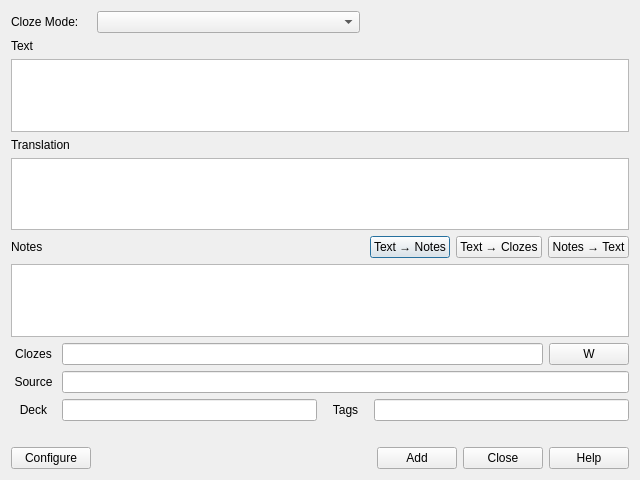
<?xml version="1.0" encoding="UTF-8"?>
<ui version="4.0">
 <author>Adam Mesha</author>
 <class>Dialog</class>
 <widget class="QDialog" name="Dialog">
  <property name="geometry">
   <rect>
    <x>0</x>
    <y>0</y>
    <width>640</width>
    <height>480</height>
   </rect>
  </property>
  <property name="windowTitle">
   <string>Add MCDs</string>
  </property>
  <layout class="QVBoxLayout" name="verticalLayout_3">
   <item>
    <layout class="QVBoxLayout" name="layMain" stretch="0,0,0,0,0,0,0">
     <property name="sizeConstraint">
      <enum>QLayout::SetMinAndMaxSize</enum>
     </property>
     <item>
      <layout class="QHBoxLayout" name="layModeModel">
       <item>
        <widget class="QLabel" name="lblMode">
         <property name="sizePolicy">
          <sizepolicy hsizetype="Minimum" vsizetype="Minimum">
           <horstretch>0</horstretch>
           <verstretch>0</verstretch>
          </sizepolicy>
         </property>
         <property name="minimumSize">
          <size>
           <width>60</width>
           <height>0</height>
          </size>
         </property>
         <property name="maximumSize">
          <size>
           <width>80</width>
           <height>16777215</height>
          </size>
         </property>
         <property name="text">
          <string>Cloze Mode:</string>
         </property>
         <property name="alignment">
          <set>Qt::AlignLeading|Qt::AlignLeft|Qt::AlignVCenter</set>
         </property>
        </widget>
       </item>
       <item>
        <widget class="QComboBox" name="cmbMode"/>
       </item>
       <item>
        <layout class="QHBoxLayout" name="layModelChooser">
         <item>
          <widget class="QWidget" name="modelArea" native="true"/>
         </item>
        </layout>
       </item>
      </layout>
     </item>
     <item>
      <layout class="QVBoxLayout" name="layNotesText">
       <item>
        <widget class="QLabel" name="lblText">
         <property name="text">
          <string>Text</string>
         </property>
        </widget>
       </item>
       <item>
        <widget class="QPlainTextEdit" name="pteText">
         <property name="font">
          <font>
           <family>Arial</family>
           <pointsize>14</pointsize>
          </font>
         </property>
         <property name="tabChangesFocus">
          <bool>true</bool>
         </property>
        </widget>
       </item>
       <!-- Translation Field Start -->
       <item>
        <widget class="QLabel" name="lblBling">
         <property name="text">
          <string>Translation</string>
         </property>
        </widget>
       </item>
       <item>
        <widget class="QPlainTextEdit" name="pteBling">
         <property name="font">
          <font>
           <family>Arial</family>
           <pointsize>14</pointsize>
          </font>
         </property>
         <property name="tabChangesFocus">
          <bool>true</bool>
         </property>
        </widget>
       </item>
       <!-- Translation Field End -->
       <item>
        <layout class="QHBoxLayout" name="layNotesLabel">
         <item>
          <widget class="QLabel" name="lblNotes">
           <property name="text">
            <string>Notes</string>
           </property>
          </widget>
         </item>
         <item>
          <spacer name="horizontalSpacer_2">
           <property name="orientation">
            <enum>Qt::Horizontal</enum>
           </property>
           <property name="sizeHint" stdset="0">
            <size>
             <width>40</width>
             <height>20</height>
            </size>
           </property>
          </spacer>
         </item>
         <item>
          <widget class="QPushButton" name="pbtTextToNotes">
           <property name="text">
            <string>Text → Notes</string>
           </property>
          </widget>
         </item>
         <item>
          <widget class="QPushButton" name="pbtTextToClozes">
           <property name="text">
            <string>Text → Clozes</string>
           </property>
          </widget>
         </item>
         <item>
          <widget class="QPushButton" name="pbtNotesToText">
           <property name="text">
            <string>Notes → Text</string>
           </property>
          </widget>
         </item>
        </layout>
       </item>
       <item>
        <widget class="QPlainTextEdit" name="pteNotes">
         <property name="font">
          <font>
           <family>Arial</family>
           <pointsize>14</pointsize>
          </font>
         </property>
         <property name="tabChangesFocus">
          <bool>true</bool>
         </property>
        </widget>
       </item>
      </layout>
     </item>
     <item>
      <layout class="QHBoxLayout" name="layClozes">
       <item>
        <widget class="QLabel" name="lblClozes">
         <property name="sizePolicy">
          <sizepolicy hsizetype="Minimum" vsizetype="Preferred">
           <horstretch>0</horstretch>
           <verstretch>0</verstretch>
          </sizepolicy>
         </property>
         <property name="maximumSize">
          <size>
           <width>45</width>
           <height>16777215</height>
          </size>
         </property>
         <property name="text">
          <string>Clozes</string>
         </property>
         <property name="alignment">
          <set>Qt::AlignCenter</set>
         </property>
        </widget>
       </item>
       <item>
        <widget class="QLineEdit" name="lneClozes">
         <property name="sizePolicy">
          <sizepolicy hsizetype="Preferred" vsizetype="Fixed">
           <horstretch>0</horstretch>
           <verstretch>0</verstretch>
          </sizepolicy>
         </property>
        </widget>
       </item>
       <item>
        <widget class="QPushButton" name="tbtWholeWords">
         <property name="sizePolicy">
          <sizepolicy hsizetype="Fixed" vsizetype="Fixed">
           <horstretch>0</horstretch>
           <verstretch>0</verstretch>
          </sizepolicy>
         </property>
         <property name="toolTip">
          <string>Whole Words Only</string>
         </property>
         <property name="text">
          <string>W</string>
         </property>
         <property name="checkable">
          <bool>true</bool>
         </property>
        </widget>
       </item>
      </layout>
     </item>
     <item>
      <layout class="QHBoxLayout" name="laySource">
       <item>
        <widget class="QLabel" name="lblSource">
         <property name="sizePolicy">
          <sizepolicy hsizetype="Minimum" vsizetype="Preferred">
           <horstretch>0</horstretch>
           <verstretch>0</verstretch>
          </sizepolicy>
         </property>
         <property name="maximumSize">
          <size>
           <width>45</width>
           <height>16777215</height>
          </size>
         </property>
         <property name="text">
          <string>Source</string>
         </property>
         <property name="alignment">
          <set>Qt::AlignCenter</set>
         </property>
        </widget>
       </item>
       <item>
        <widget class="QLineEdit" name="lneSource">
         <property name="sizePolicy">
          <sizepolicy hsizetype="Preferred" vsizetype="Fixed">
           <horstretch>0</horstretch>
           <verstretch>0</verstretch>
          </sizepolicy>
         </property>
        </widget>
       </item>
      </layout>
     </item>
     <item>
      <layout class="QHBoxLayout" name="layTags">
       <item>
        <widget class="QLabel" name="lblDeck">
         <property name="sizePolicy">
          <sizepolicy hsizetype="Minimum" vsizetype="Preferred">
           <horstretch>0</horstretch>
           <verstretch>0</verstretch>
          </sizepolicy>
         </property>
         <property name="minimumSize">
          <size>
           <width>0</width>
           <height>0</height>
          </size>
         </property>
         <property name="maximumSize">
          <size>
           <width>45</width>
           <height>16777215</height>
          </size>
         </property>
         <property name="text">
          <string>Deck</string>
         </property>
         <property name="alignment">
          <set>Qt::AlignCenter</set>
         </property>
        </widget>
       </item>
       <item>
        <widget class="QLineEdit" name="lneDeck">
         <property name="sizePolicy">
          <sizepolicy hsizetype="Preferred" vsizetype="Fixed">
           <horstretch>0</horstretch>
           <verstretch>0</verstretch>
          </sizepolicy>
         </property>
        </widget>
       </item>
       <item>
        <widget class="QLabel" name="lblTags">
         <property name="sizePolicy">
          <sizepolicy hsizetype="Minimum" vsizetype="Preferred">
           <horstretch>0</horstretch>
           <verstretch>0</verstretch>
          </sizepolicy>
         </property>
         <property name="minimumSize">
          <size>
           <width>0</width>
           <height>0</height>
          </size>
         </property>
         <property name="maximumSize">
          <size>
           <width>45</width>
           <height>16777215</height>
          </size>
         </property>
         <property name="text">
          <string>Tags</string>
         </property>
         <property name="alignment">
          <set>Qt::AlignCenter</set>
         </property>
        </widget>
       </item>
       <item>
        <widget class="QLineEdit" name="lneTags">
         <property name="sizePolicy">
          <sizepolicy hsizetype="Preferred" vsizetype="Fixed">
           <horstretch>0</horstretch>
           <verstretch>0</verstretch>
          </sizepolicy>
         </property>
        </widget>
       </item>
      </layout>
     </item>
     <item>
      <layout class="QHBoxLayout" name="layStatus">
       <item>
        <widget class="QLabel" name="lblStatus">
         <property name="text">
          <string/>
         </property>
        </widget>
       </item>
      </layout>
     </item>
     <item>
      <layout class="QHBoxLayout" name="layButtons">
       <item>
        <widget class="QPushButton" name="pbtConfigure">
         <property name="sizePolicy">
          <sizepolicy hsizetype="Preferred" vsizetype="Fixed">
           <horstretch>0</horstretch>
           <verstretch>0</verstretch>
          </sizepolicy>
         </property>
         <property name="text">
          <string>Configure</string>
         </property>
         <property name="checkable">
          <bool>false</bool>
         </property>
        </widget>
       </item>
       <item>
        <spacer name="horizontalSpacer">
         <property name="orientation">
          <enum>Qt::Horizontal</enum>
         </property>
         <property name="sizeHint" stdset="0">
          <size>
           <width>40</width>
           <height>20</height>
          </size>
         </property>
        </spacer>
       </item>
       <item>
        <widget class="QPushButton" name="pbtAdd">
         <property name="text">
          <string>Add</string>
         </property>
        </widget>
       </item>
       <item>
        <widget class="QDialogButtonBox" name="buttonBox">
         <property name="sizePolicy">
          <sizepolicy hsizetype="Maximum" vsizetype="Minimum">
           <horstretch>0</horstretch>
           <verstretch>0</verstretch>
          </sizepolicy>
         </property>
         <property name="orientation">
          <enum>Qt::Horizontal</enum>
         </property>
         <property name="standardButtons">
          <set>QDialogButtonBox::Close|QDialogButtonBox::Help</set>
         </property>
         <property name="centerButtons">
          <bool>false</bool>
         </property>
        </widget>
       </item>
      </layout>
     </item>
    </layout>
   </item>
  </layout>
 </widget>
 <tabstops>
  <tabstop>pteText</tabstop>
	<tabstop>pteBling</tabstop>
  <tabstop>pteNotes</tabstop>
  <tabstop>lneClozes</tabstop>
  <tabstop>lneSource</tabstop>
  <tabstop>lneDeck</tabstop>
  <tabstop>lneTags</tabstop>
  <tabstop>pbtAdd</tabstop>
  <tabstop>cmbMode</tabstop>
  <tabstop>pbtTextToNotes</tabstop>
  <tabstop>pbtTextToClozes</tabstop>
  <tabstop>pbtNotesToText</tabstop>
  <tabstop>tbtWholeWords</tabstop>
  <tabstop>pbtConfigure</tabstop>
  <tabstop>buttonBox</tabstop>
 </tabstops>
 <resources/>
 <connections>
  <connection>
   <sender>buttonBox</sender>
   <signal>accepted()</signal>
   <receiver>Dialog</receiver>
   <slot>accept()</slot>
   <hints>
    <hint type="sourcelabel">
     <x>248</x>
     <y>254</y>
    </hint>
    <hint type="destinationlabel">
     <x>157</x>
     <y>274</y>
    </hint>
   </hints>
  </connection>
  <connection>
   <sender>buttonBox</sender>
   <signal>rejected()</signal>
   <receiver>Dialog</receiver>
   <slot>reject()</slot>
   <hints>
    <hint type="sourcelabel">
     <x>316</x>
     <y>260</y>
    </hint>
    <hint type="destinationlabel">
     <x>286</x>
     <y>274</y>
    </hint>
   </hints>
  </connection>
 </connections>
</ui>
